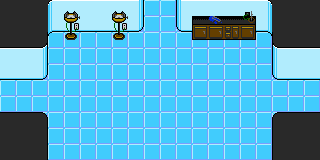

This game map was drawn from its Tiled (.tmx) file and the tilesets committed beside it. A one-line description and the full map source follow:
An orthogonal 20x10 tile map with 16x16 px tiles, 5 tile layers (Tile Layer 1, Tile Layer 2, Tile Layer 3, Tile Layer 4, ...).

<map version="1.4" tiledversion="1.4.2" orientation="orthogonal" renderorder="right-down" width="20" height="10" tilewidth="16" tileheight="16" infinite="0" nextlayerid="6" nextobjectid="1">
 <tileset firstgid="1" source="lab.tsx" />
 <layer id="1" name="Tile Layer 1" width="20" height="10">
  <data encoding="csv">
71,71,102,102,102,102,102,2,2,2,2,111,102,102,102,102,102,102,102,103,
81,101,102,102,2,102,2,2,2,2,2,2,102,102,102,102,102,102,103,113,
101,102,102,2,2,2,2,2,2,2,2,2,2,2,2,2,2,102,102,103,
111,112,112,2,2,2,2,2,2,2,2,2,2,2,2,2,2,2,2,113,
122,2,2,2,2,2,2,2,2,2,2,2,2,2,2,2,2,2,2,122,
2,2,2,2,2,2,2,2,2,2,2,2,2,2,2,2,2,2,2,2,
2,2,2,2,2,2,2,2,2,2,2,2,2,2,2,2,2,2,2,2,
102,2,2,2,2,2,2,2,2,2,2,2,2,2,2,2,2,2,2,2,
111,112,112,2,2,2,2,2,2,2,2,2,2,2,2,2,2,112,112,113,
121,122,122,2,2,2,2,2,2,2,2,2,2,2,2,2,2,122,122,123
</data>
 </layer>
 <layer id="2" name="Tile Layer 2" width="20" height="10">
  <data encoding="csv">
22,22,22,71,42,42,42,42,43,0,0,41,42,42,42,42,72,22,22,22,
22,22,22,81,52,52,52,52,53,0,0,51,52,52,52,52,82,22,22,22,
32,32,33,91,0,0,0,0,0,0,0,0,0,0,0,0,92,31,32,32,
42,42,43,0,0,0,0,0,0,0,0,0,0,0,0,0,0,41,42,42,
52,52,53,0,0,0,0,0,0,0,0,0,0,0,0,0,0,51,52,52,
0,0,0,0,0,0,0,0,0,0,0,0,0,0,0,0,0,0,0,0,
0,0,0,0,0,0,0,0,0,0,0,0,0,0,0,0,0,0,0,0,
12,12,13,0,0,0,0,0,0,0,0,0,0,0,0,0,0,11,12,12,
22,22,23,0,0,0,0,0,0,0,0,0,0,0,0,0,0,21,22,22,
22,22,23,0,0,0,0,0,0,0,0,0,0,0,0,0,0,21,22,22
</data>
 </layer>
 <layer id="3" name="Tile Layer 3" width="20" height="10">
  <data encoding="csv">
0,0,0,0,0,0,0,0,0,0,0,0,0,0,0,0,0,0,0,0,
0,0,0,0,0,0,0,0,0,0,0,0,15,16,17,18,0,0,0,0,
0,0,0,0,0,0,0,0,0,0,0,0,25,26,27,28,0,0,0,0,
0,0,0,0,0,0,0,0,0,0,0,0,0,0,0,0,0,0,0,0,
0,0,0,0,0,0,0,0,0,0,0,0,0,0,0,0,0,0,0,0,
0,0,0,0,0,0,0,0,0,0,0,0,0,0,0,0,0,0,0,0,
0,0,0,0,0,0,0,0,0,0,0,0,0,0,0,0,0,0,0,0,
0,0,0,0,0,0,0,0,0,0,0,0,0,0,0,0,0,0,0,0,
0,0,0,0,0,0,0,0,0,0,0,0,0,0,0,0,0,0,0,0,
0,0,0,0,0,0,0,0,0,0,0,0,0,0,0,0,0,0,0,0
</data>
 </layer>
 <layer id="4" name="Tile Layer 4" width="20" height="10">
  <data encoding="csv">
0,0,0,0,30,0,0,30,0,0,0,0,0,0,0,37,0,0,0,0,
0,0,0,0,40,0,0,40,0,0,0,0,0,24,0,47,0,0,0,0,
0,0,0,0,50,0,0,50,0,0,0,0,0,0,0,0,0,0,0,0,
0,0,0,0,0,0,0,0,0,0,0,0,0,0,0,0,0,0,0,0,
0,0,0,0,0,0,0,0,0,0,0,0,0,0,0,0,0,0,0,0,
0,0,0,0,0,0,0,0,0,0,0,0,0,0,0,0,0,0,0,0,
0,0,0,0,0,0,0,0,0,0,0,0,0,0,0,0,0,0,0,0,
0,0,0,0,0,0,0,0,0,0,0,0,0,0,0,0,0,0,0,0,
0,0,0,0,0,0,0,0,0,0,0,0,0,0,0,0,0,0,0,0,
0,0,0,0,0,0,0,0,0,0,0,0,0,0,0,0,0,0,0,0
</data>
 </layer>
 <layer id="5" name="Tile Layer 5" width="20" height="10">
  <data encoding="csv">
0,0,0,0,0,0,0,0,0,0,0,0,0,0,0,0,0,0,0,0,
0,0,0,0,0,0,0,0,0,0,0,0,0,0,0,0,0,0,0,0,
0,0,0,0,0,0,0,0,0,0,0,0,0,0,0,0,0,0,0,0,
0,0,0,0,0,0,0,0,0,0,0,0,0,0,0,0,0,0,0,0,
0,0,0,0,0,0,0,0,0,0,0,0,0,0,0,0,0,0,0,0,
0,0,0,0,0,0,0,0,0,0,0,0,0,0,0,0,0,0,0,0,
0,0,0,0,0,0,0,0,0,0,0,0,0,0,0,0,0,0,0,0,
0,0,0,0,0,0,0,0,0,0,0,0,0,0,0,0,0,0,0,0,
0,0,0,0,0,0,0,0,0,0,0,0,0,0,0,0,0,0,0,0,
0,0,0,0,0,0,0,0,0,0,0,0,0,0,0,0,0,0,0,0
</data>
 </layer>
</map>
